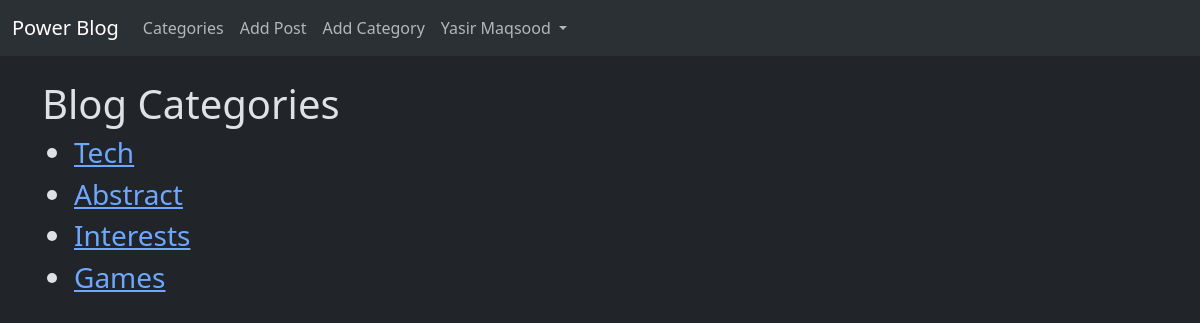
/category-list/ (signed in), run on the app's committed database.
### theblog/models.py (models this page shows, shortened)
class Category(models.Model):
    name = models.CharField(max_length=255)
    def __str__(self):
        return self.name

### theblog/views.py (the view)
# urls.py: path('category-list/', CategoryListView, name='category-list'),
def CategoryListView(request):
    cache_page = CACHE_TTL
    cat_menu_list = Category.objects.all()
    return render(request, 'category_list.html', {'cat_menu_list':cat_menu_list})

### theblog/templates/category_list.html
{% extends 'base.html'%}
{% block content %}
<h1>Blog Categories</h1>
<ul>
    {% for category in cat_menu_list %}
    <h3>
        <li><a href="{%url 'category' category|slugify%}">{{ category }}</a></li>
    </h3>
    {% endfor %}
  </ul>
{% endblock %}

### theblog/templates/base.html (shortened to what this page needs)
<!doctype html>
<html lang="en" data-bs-theme="dark">
<head>
  <link href="https://cdn.jsdelivr.net/npm/bootstrap@5.3.1/dist/css/bootstrap.min.css" rel="stylesheet"
>
</head>
<body>
  <nav class="navbar navbar-expand-lg bg-body-tertiary">
    <div class="container-fluid">
      <a class="navbar-brand" href="{% url 'home' %}">Power Blog</a>
      <div class="collapse navbar-collapse" id="navbarNavDropdown">
        <ul class="navbar-nav mr-auto">
          {% if cat_menu %}
          <li class="nav-item dropdown">
            <a class="nav-link dropdown-toggle" href="#" role="button" data-bs-toggle="dropdown" aria-expanded="false">
              Categories
            </a>
            <ul class="dropdown-menu">
              {% for category in cat_menu %}
              <li><a class="dropdown-item" href="{%url 'category' category|slugify%}">{{ category }}</a></li>
              {% endfor %}
            </ul>
          </li>
          {% else %}
          <li class="nav-item">
            <a class="nav-link" href="{% url 'category-list' %}">Categories</a>
          </li>
          {% endif %}
          {% if user.is_authenticated %}
          <li class="nav-item">
            <a class="nav-link" href="{% url 'add_post' %}">Add Post</a>
          </li>
          <li class="nav-item">
            <a class="nav-link" href="{% url 'add_category' %}">Add Category</a>
          </li>
          {% endif %}
        </ul>
        <ul class="navbar-nav ml-auto">
          {% if user.is_authenticated %}
          <li class="nav-item dropdown">
            <a class="nav-link dropdown-toggle" href="#" role="button" data-bs-toggle="dropdown" aria-expanded="false">
              {{ user.first_name }} {{ user.last_name }}
            </a>
          </li>
          {% endif %}
          <li class="nav-item">
          </li>
        </ul>
      </div>
    </div>
  </nav>
  <br>
  <div class="container">
    {% block content %}
    {% endblock %}
  </div>
</body>
</html>

### data on the page
Category: name "Tech"
Category: name "Abstract"
Category: name "Interests"
Category: name "Games"

### other printed values
{{ user.first_name }} "Yasir"
{{ user.last_name }} "Maqsood"
